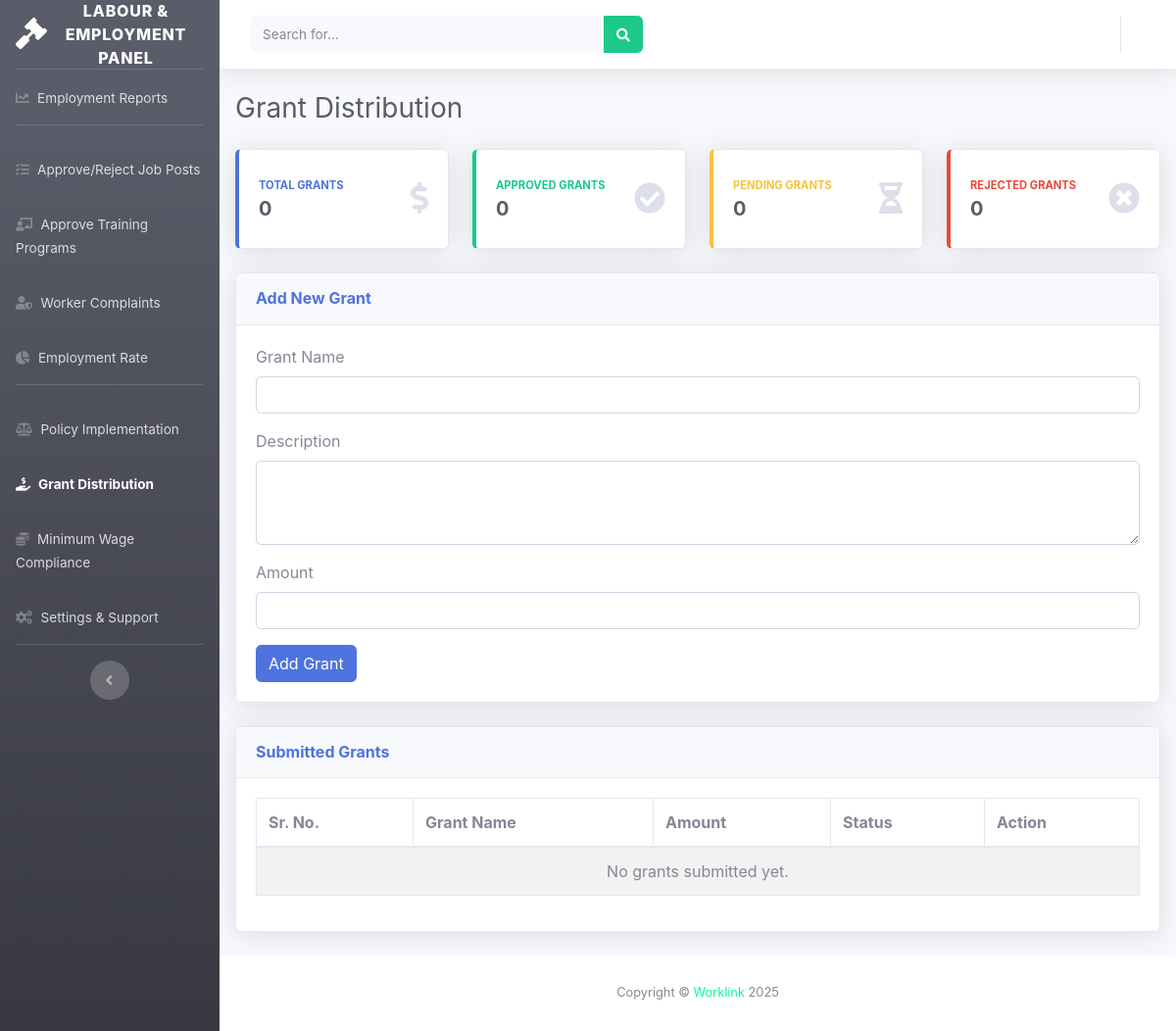
The page /governmentOfficial/grant_distribution.php (signed in) on the database as committed earlier.
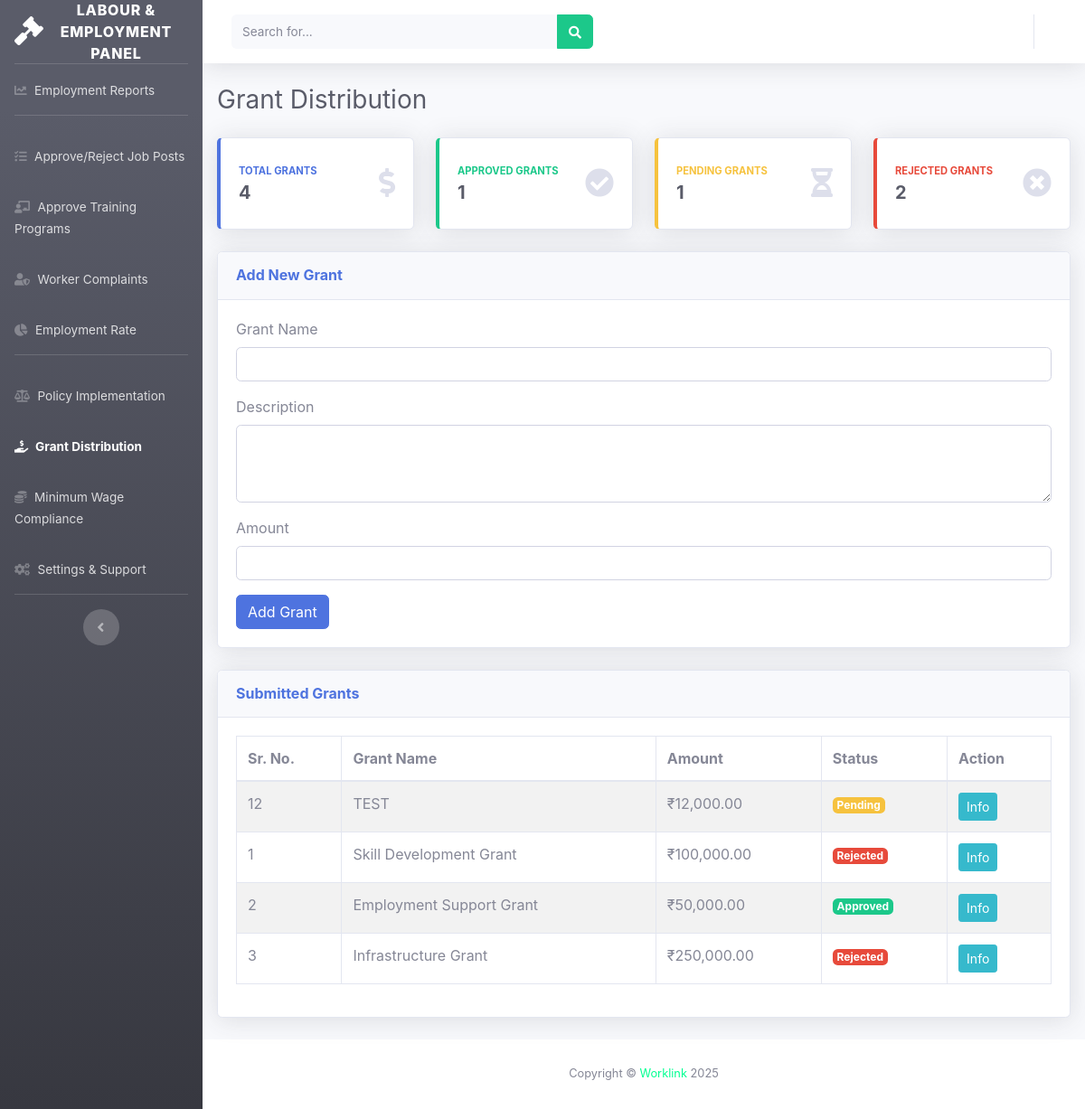
The same page on the database as committed later.
### tables this page shows
CREATE TABLE `grants` (
  `grant_id` int(11) NOT NULL,
  `official_id` int(11) DEFAULT NULL,
  `grant_name` varchar(255) NOT NULL,
  `description` text DEFAULT NULL,
  `amount` decimal(10,2) NOT NULL,
  `status` enum('Pending','Approved','Rejected') DEFAULT 'Pending',
  `created_at` timestamp NOT NULL DEFAULT current_timestamp(),
  `updated_at` timestamp NOT NULL DEFAULT current_timestamp() ON UPDATE current_timestamp()
);

### governmentOfficial/grant_distribution.php (the view, shortened to what the changed rows need)
<?php
include('connection.php');
$grants = mysqli_query($con, "SELECT * FROM grants ORDER BY created_at DESC");
$total_grants_query = "SELECT COUNT(*) as total FROM grants";
$approved_grants_query = "SELECT COUNT(*) as approved FROM grants WHERE status = 'Approved'";
$pending_grants_query = "SELECT COUNT(*) as pending FROM grants WHERE status = 'Pending'";
$rejected_grants_query = "SELECT COUNT(*) as rejected FROM grants WHERE status = 'Rejected'";
$total_result = mysqli_query($con, $total_grants_query);
$approved_result = mysqli_query($con, $approved_grants_query);
$pending_result = mysqli_query($con, $pending_grants_query);
$rejected_result = mysqli_query($con, $rejected_grants_query);
$total_grants = mysqli_fetch_assoc($total_result)['total'];
$approved_grants = mysqli_fetch_assoc($approved_result)['approved'];
$pending_grants = mysqli_fetch_assoc($pending_result)['pending'];
$rejected_grants = mysqli_fetch_assoc($rejected_result)['rejected'];
?>
<!DOCTYPE html>
<html lang="en">
<head>
    <link href="vendor/fontawesome-free/css/all.min.css" rel="stylesheet">
    <link href="css/sb-admin-2.min.css" rel="stylesheet">
    <link href="vendor/datatables/dataTables.bootstrap4.min.css" rel="stylesheet">
</head>
<body id="page-top">
    <?php include('sidebar.php'); ?>
    <?php include('header.php'); ?>
    <div class="container-fluid px-3">
        <h1 class="h3 mb-4 text-gray-800">Grant Distribution</h1>
<div class="row">
    <div class="col-xl-3 col-md-6 mb-4">
        <div class="card border-left-primary shadow h-100 py-2">
            <div class="card-body">
                <div class="row no-gutters align-items-center">
                    <div class="col mr-2">
                        <div class="text-xs font-weight-bold text-primary text-uppercase mb-1">Total Grants</div>
                        <div class="h5 mb-0 font-weight-bold text-gray-800"><?php echo $total_grants; ?></div>
                    </div>
                </div>
            </div>
        </div>
    </div>
    <div class="col-xl-3 col-md-6 mb-4">
        <div class="card border-left-success shadow h-100 py-2">
            <div class="card-body">
                <div class="row no-gutters align-items-center">
                    <div class="col mr-2">
                        <div class="text-xs font-weight-bold text-success text-uppercase mb-1">Approved Grants</div>
                        <div class="h5 mb-0 font-weight-bold text-gray-800"><?php echo $approved_grants; ?></div>
                    </div>
                </div>
            </div>
        </div>
    </div>
    <div class="col-xl-3 col-md-6 mb-4">
        <div class="card border-left-warning shadow h-100 py-2">
            <div class="card-body">
                <div class="row no-gutters align-items-center">
                    <div class="col mr-2">
                        <div class="text-xs font-weight-bold text-warning text-uppercase mb-1">Pending Grants</div>
                        <div class="h5 mb-0 font-weight-bold text-gray-800"><?php echo $pending_grants; ?></div>
                    </div>
                </div>
            </div>
        </div>
    </div>
    <div class="col-xl-3 col-md-6 mb-4">
        <div class="card border-left-danger shadow h-100 py-2">
            <div class="card-body">
                <div class="row no-gutters align-items-center">
                    <div class="col mr-2">
                        <div class="text-xs font-weight-bold text-danger text-uppercase mb-1">Rejected Grants</div>
                        <div class="h5 mb-0 font-weight-bold text-gray-800"><?php echo $rejected_grants; ?></div>
                    </div>
                </div>
            </div>
        </div>
    </div>
</div>
        <div class="card shadow mb-4">
            <div class="card-body">
                <div class="table-responsive">
                    <table class="table table-bordered table-hover table-striped" id="grantTable" width="100%" cellspacing="0">
                        <thead>
                            <tr>
                                <th>Sr. No.</th>
                                <th>Grant Name</th>
                                <th>Amount</th>
                                <th>Status</th>
                                <th>Action</th>
                            </tr>
                        </thead>
                        <tbody>
                            <?php
                            if (mysqli_num_rows($grants) > 0) {
                                while ($row = mysqli_fetch_assoc($grants)) {
                                    $grant_id = $row['grant_id'];
                                    $grant_name = $row['grant_name'] ?? 'N/A';
                                    $amount = $row['amount'] ?? 0;
                                    $status = $row['status'] ?? 'Pending';
                                    $badgeClass = match (strtolower($status)) {
                                        'approved' => 'success',
                                        'rejected' => 'danger',
                                        'pending' => 'warning',
                                        default => 'secondary'
                                    };
                                    echo "<tr>
                                        <td>{$grant_id}</td>
                                        <td>{$grant_name}</td>
                                        <td>₹" . number_format($amount, 2) . "</td>
                                        <td><span class='badge badge-{$badgeClass}'>" . ucfirst($status) . "</span></td>
                                        <td>
                                            <button class='btn btn-info btn-sm' data-toggle='modal' data-target='#infoModal{$grant_id}'>Info</button>
                                        </td>
                                    </tr>";
                                }
                            } else {
                                echo "<tr><td colspan='6' class='text-center'>No grants submitted yet.</td></tr>";
                            }
                            ?>
                        </tbody>
                    </table>
                </div>
            </div>
        </div>
    </div>
</div>
</div>
</body>
</html>

Rows that differ between the two databases and show on the page:
added grants: grant_id "12", grant_name "TEST", amount "12,000.00", status "Pending"
added grants: grant_id "1", grant_name "Skill Development Grant", amount "100,000.00", status "Rejected"
added grants: grant_id "2", grant_name "Employment Support Grant", amount "50,000.00", status "Approved"
added grants: grant_id "3", grant_name "Infrastructure Grant", amount "250,000.00", status "Rejected"
Other text that changed with them:
$total_grants: "0" → "4"
$approved_grants: "0" → "1"
$pending_grants: "0" → "1"
$rejected_grants: "0" → "2"
text no longer shown: "No grants submitted yet."
